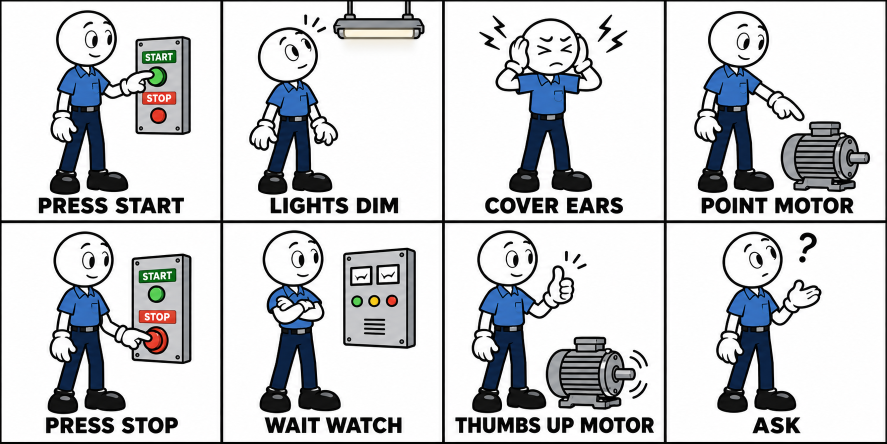
#> input picture images/operator-actions-ep10.png, 1774 x 887 px, found by its file name (shown at 1/2 size); its folder holds 6 pictures in this run
$ python trace_ep10_actors.py
#> lines starting #> are read from the running program, lines starting #| are printed output that depends on the picture; after the words box and inside, x2 and y2 are one past the last pixel; in counts of white or black regions, pixels touching at a corner belong together
"""Trace mailbox 047's EP10 action sheets (4x2 grids with cell borders, ~1774x887) into app/sprites_f.js.

  images/operator-actions-ep10.png   -> WORKER_SPR.push(...)  names op_*   (look:'worker')
  images/technician-actions-ep10.png -> TECH_SPR.push(...)    names tc_*   (look:'tech')

These characters act and don't speak, so their drawn mouths are kept (mouth:null, no lip-sync).
Colours are found per sheet by quantising (not a fixed palette), each colour becomes one filled layer,
black becomes the ink layer. One scale per sheet (all cells the same size); anchor = cell centre x / feet y.
Needs: pillow, numpy, scipy, potrace (pip install potracer).
"""
from PIL import Image
import numpy as np, json, sys, potrace
from scipy import ndimage as nd
from scipy.cluster.vq import kmeans2

ROOT = sys.argv[1] if len(sys.argv) > 1 else '.'
K = 3


def trace(mask, ox, oy, S):
    try: pl = potrace.Bitmap(~mask).trace(turdsize=25, alphamax=1.0, opticurve=True, opttolerance=0.4)
    except ValueError: pl = potrace.Bitmap(~mask).trace(turdsize=25, alphamax=1.0, opticurve=False)
    f = lambda p: f"{(p.x / K - ox) * S:.1f} {(p.y / K - oy) * S:.1f}"
    o = []
    for c in pl:
        o.append("M" + f(c.start_point))
        for s in c.segments: o.append(("L" + f(s.c) + "L" + f(s.end_point)) if s.is_corner else ("C" + f(s.c1) + " " + f(s.c2) + " " + f(s.end_point)))
        o.append("Z")
    return "".join(o)


def cells(img, inset=10, label_cut=.80):
    W, H = img.size; cw, ch = W / 4, H / 2
    for r in range(2):
        for c in range(4):
            yield img.crop((int(c * cw + inset), int(r * ch + inset), int((c + 1) * cw - inset), int(r * ch + ch * label_cut)))


def palette(img, n=12):
    q = img.quantize(colors=n, method=Image.Quantize.MEDIANCUT)
    pal = np.array(q.getpalette()[:n * 3]).reshape(-1, 3)
    return q, pal


def run(f, names, ref_cell):
#> called with f = 'operator-actions-ep10.png', ref_cell = 0
    img = Image.open(f'{ROOT}/images/{f}').convert('RGB')
#> img is the input picture: PIL image 1774x887 RGB; mean R, G, B 202, 203.7, 206.2
    crops = list(cells(img))
#> crops = 8 items
    # one scale per sheet: the figure height in the reference cell (character standing alone) -> 476
    a = np.asarray(crops[ref_cell]).astype(int); dark = a.max(2) < 70
#> after `dark = a.max(2) < 70`:
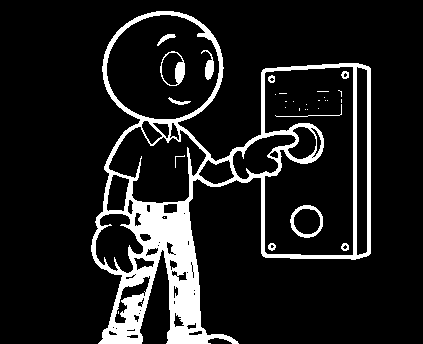
#> dark: shape (344, 423) bool; 11.8% white; 31 white regions (19 under 20 px), largest, box (x1, y1, x2, y2) and area: (91, 11, 371, 344) 15939, (290, 205, 323, 238) 324, (160, 51, 185, 86) 275
    ys = np.where(dark.any(1))[0]; S = 476 / (ys[-1] - ys[0])
#> after `ys = np.where(dark.any(1))[0]`: ys = 333 values from 11 to 343
#> after `S = 476 / (ys[-1] - ys[0])`: S = 1.43
    out = []
    for nm, cr in zip(names, crops):
        a = np.asarray(cr).astype(int); W, H = cr.size
        nonw = a.min(2) < 228
        lab, _ = nd.label(~nonw); edge = np.unique(np.concatenate([lab[0], lab[-1], lab[:, 0], lab[:, -1]])); edge = edge[edge > 0]
        sil = nd.binary_closing(~np.isin(lab, edge), iterations=1)
        ys, xs = np.where(sil); ay = ys.max(); ax = W / 2
        big = cr.resize((W * K, H * K), Image.LANCZOS); B = np.asarray(big).astype(int)
        silb = np.array(Image.fromarray((sil * 255).astype(np.uint8)).resize((W * K, H * K), Image.LANCZOS)) > 127
        black = B.max(2) < 52
        mx, mn = B.max(2), B.min(2); chroma = mx - mn
        colored = silb & ~nd.binary_dilation(black, iterations=1) & (mn < 232)
        sat = colored & (chroma >= 55); grey = colored & (chroma < 55)
        nearB = nd.binary_dilation(black, iterations=3)
        cols = []
        for mask, k in ((grey, 3), (sat, 8)):
            px = B[mask].astype(float)
            if len(px) < 500: continue
            rng = np.random.default_rng(1); smp = px[rng.choice(len(px), min(len(px), 40000), replace=False)]
            cent, _ = kmeans2(smp, k, minit='++', seed=1)
            d = ((B[..., None, :].astype(float) - cent[None, None]) ** 2).sum(-1); lab_ = d.argmin(-1)
            for i, col in enumerate(cent):
                m = mask & (lab_ == i)
                if m.sum() < 400: continue
                m = nd.binary_opening(m & ~nearB, iterations=2); m = nd.binary_dilation(m, iterations=4) & silb
                if m.sum() < 400: continue
                cols.append((float(col.sum()), '#%02x%02x%02x' % tuple(int(max(0, min(255, v))) for v in col), m))
        layers = []
        for _, hx, m in sorted(cols, key=lambda t: -t[0]):               # light colours first, darker on top
            layers.append([hx, trace(m, ax, ay, S)])
        layers.append(['@ink', trace(black & silb, ax, ay, S)])
        out.append(dict(n=nm, h=476, dir=1, head=[0, -400, 70], eyes=[], mouth=None, sil=trace(silb, ax, ay, S), layers=layers))
        print(nm, len(layers), 'layers', [l[0] for l in layers])
#> this loop made 1 pass
#> (nm, W, H, edge, ay, ax) on pass 1: ('op_press_start', 423, 344, [1, 23], 342, 211.5)
#> pass 1, in run, `lab, _ = nd.label(~nonw)`:
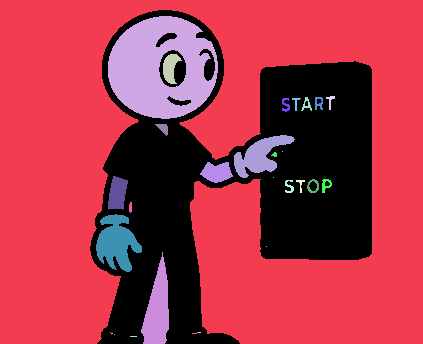
#> lab: shape (344, 423) int32; 30 distinct labels, from 0 to 29; one colour per label, 0 black
#> pass 1, in run, `sil = nd.binary_closing(~np.isin(lab, edge), iterations=1)`:
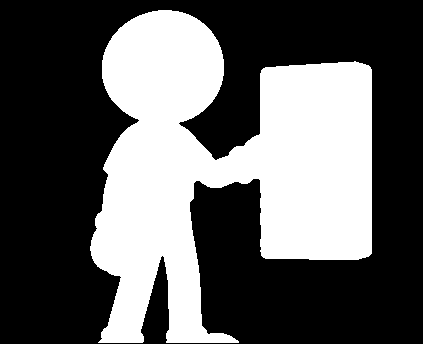
#> sil: shape (344, 423) bool; 37% white; 1 white region, box (x1, y1, x2, y2) and area: (90, 10, 372, 343) 53842
#> pass 1, in run, `big = cr.resize((W * K, H * K), Image.LANCZOS)`:
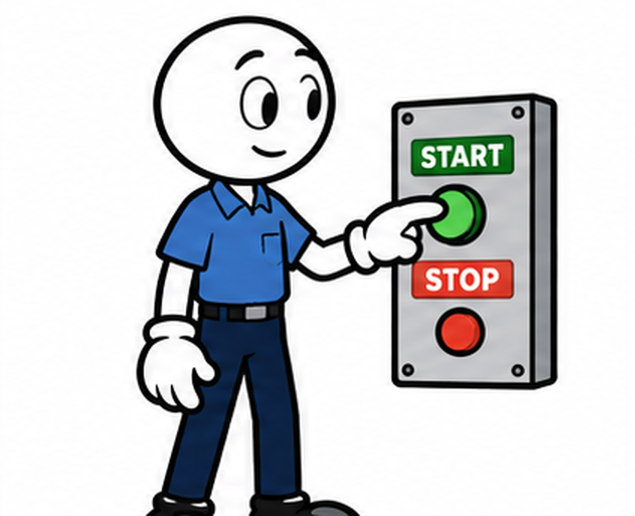
#> big: PIL image 1269x1032 RGB (shown at 1/2 size); mean R, G, B 205.4, 207.4, 210.1
#> after the loop:
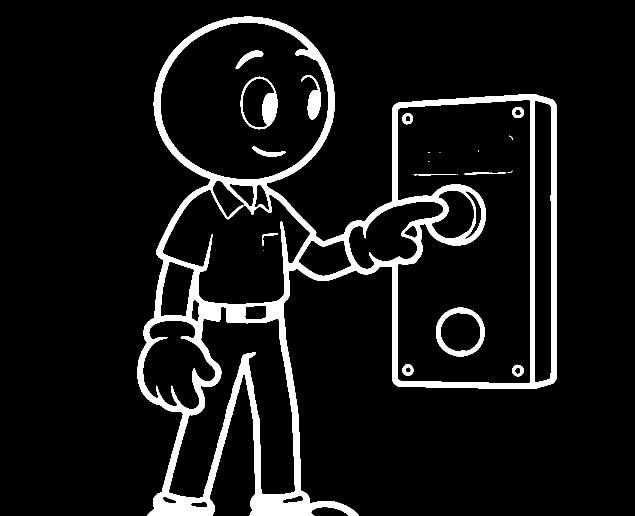
#> black: shape (1032, 1269) bool (shown at 1/2 size); 8.4% white; 21 white regions (7 under 20 px), largest, box (x1, y1, x2, y2) and area: (274, 33, 1113, 1032) 99845, (872, 615, 969, 713) 2698, (481, 153, 555, 259) 2308
#> after the loop:
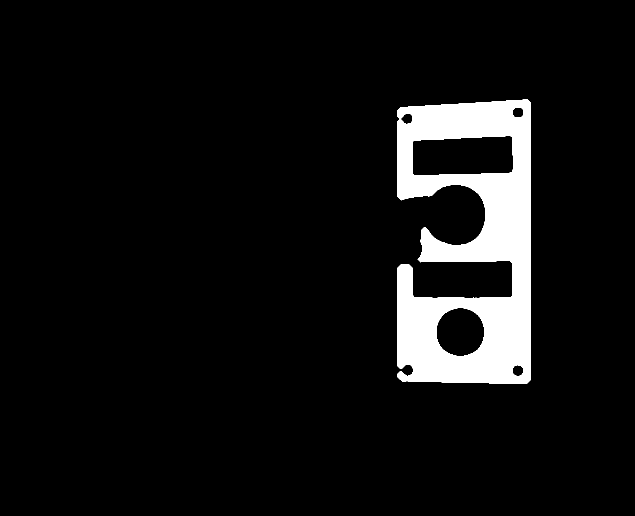
#> m: shape (1032, 1269) bool (shown at 1/2 size); 7.1% white; 1 white region, box (x1, y1, x2, y2) and area: (794, 199, 1062, 767) 93319
#> after the loop:
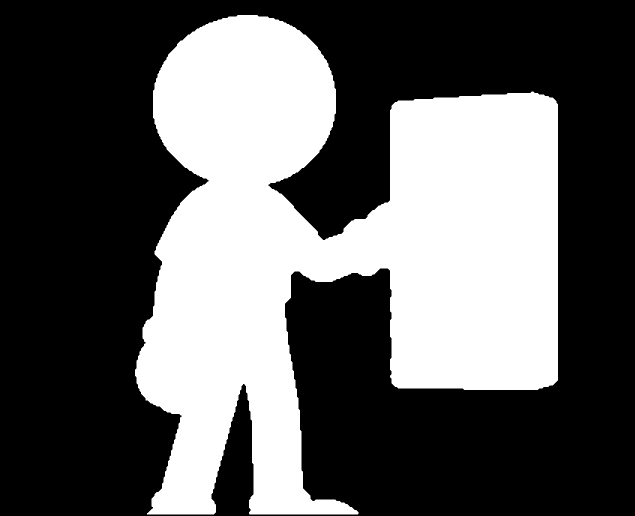
#> silb: shape (1032, 1269) bool (shown at 1/2 size); 37% white; 1 white region, box (x1, y1, x2, y2) and area: (270, 30, 1116, 1029) 484565
#> after the loop, out = []
    return out


OP = ['op_press_start', 'op_lights_dim', 'op_cover_ears', 'op_point_motor', 'op_press_stop', 'op_wait_watch', 'op_thumbs_motor', 'op_ask']
TC = ['tc_open_panel', 'tc_point_contactors', 'tc_set_timer', 'tc_clamp_meter', 'tc_motor_box', 'tc_check_interlock', 'tc_meter_panel', 'tc_all_ok']
#> (the run stopped early here; a loop or call above may not have finished)
